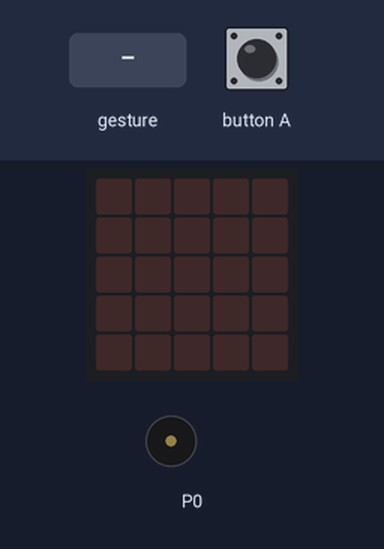
The program below on a simulated BBC micro:bit (MakeCode). Shown: the board's 5×5 LED display, buzzer (waves = sounding). The inputs (shaded band) are chosen by the test bench.

Above: at 1.2 s.
1.3 s: sound turns loud
At 2.8 s:
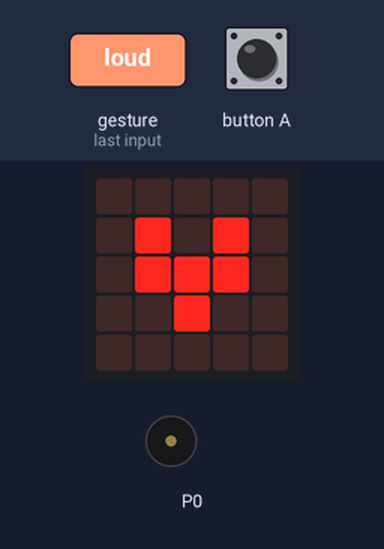
3.5 s: button A pressed for 0.15 s
At 6.4 s:
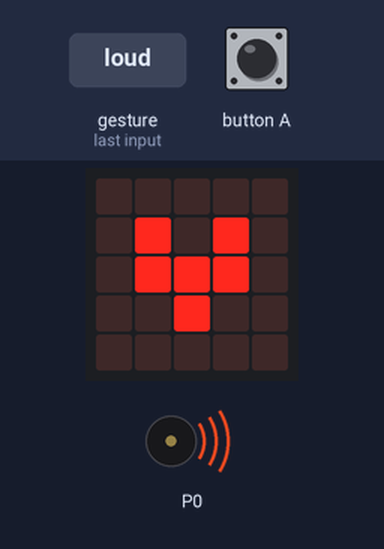
6.6 s: sound turns loud
At 6.82 s:
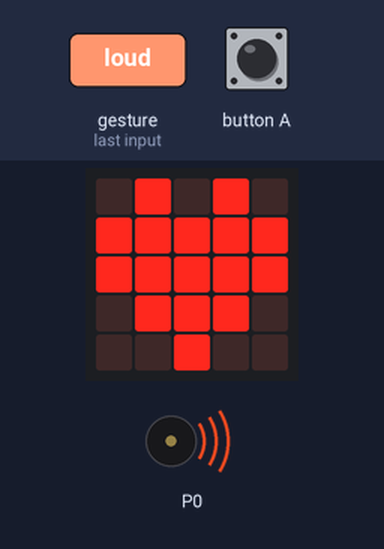
Timing chart, 0 to 17.2 s (numbered marks = the images above; inputs shaded):
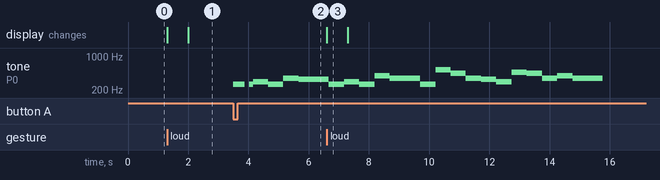

The program:

main.ts
```typescript
input.onSound(DetectedSound.Loud, function () {
    basic.showIcon(IconNames.Heart)
    basic.pause(100)
    basic.showIcon(IconNames.SmallHeart)
    basic.pause(100)
})
basic.forever(function () {
    if (input.buttonIsPressed(Button.A)) {
        music.startMelody(music.builtInMelody(Melodies.Birthday), MelodyOptions.Once)
    }
})
```

test.ts
```typescript
// 在此处测试；当此软件包作为插件使用时，将不会编译此软件包。
```

Measured:
- after the input at 1.3 s, the display: first changes at once (image 1 shows a later state)
- after the input at 3.5 s, tone on P0: plays 262 Hz for 0.38 s, 262 Hz for 0.13 s, 294 Hz for 0.51 s, 262 Hz for 0.51 s, 349 Hz for 0.51 s, 330 Hz for 0.93 s, starting at once
- after the input at 6.6 s, the display: changes at once (image 3)
- what the display in image 3 shows lasts 0.7 s, from 6.6 s to 7.3 s
